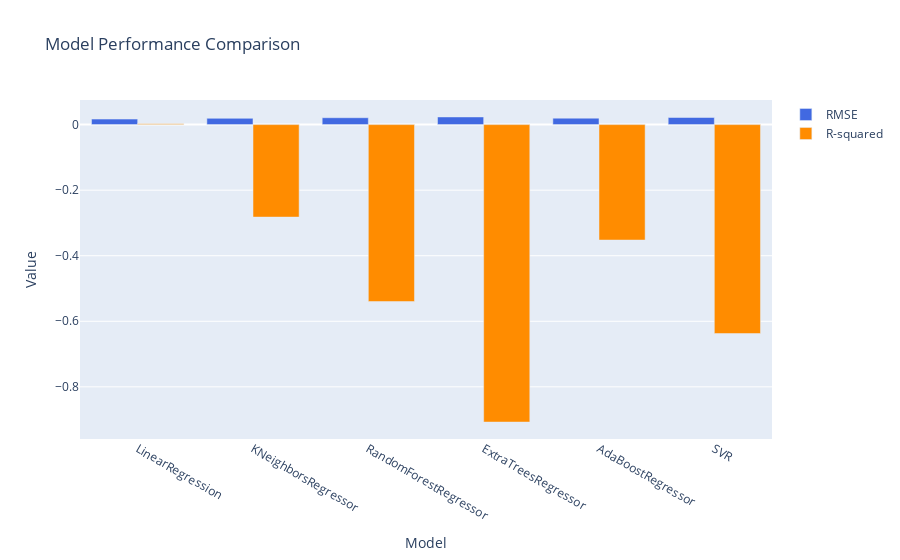

The notebook cell saved with this chart:
### Code cell
import plotly.graph_objs as go
import plotly.express as px

# Extracting data from regression_results
results = [
    {'model_name': 'LinearRegression', 'parameter_hint': 'fit_intercept', 'parameter_value': 'True/False',
     'range_hint': 'Include/Exclude the intercept in the model', 'rmse': 0.016927563443294432,
     'r_squared': 0.003016436394273736},
    {'model_name': 'KNeighborsRegressor', 'parameter_hint': 'n_neighbors', 'parameter_value': '5',
     'range_hint': '1 to 20', 'rmse': 0.01919580410643575, 'r_squared': -0.2820699374737581},
    {'model_name': 'RandomForestRegressor', 'parameter_hint': 'n_estimators', 'parameter_value': '100',
     'range_hint': '10 to 1000', 'rmse': 0.02103713014323497, 'r_squared': -0.5398275496763705},
    {'model_name': 'ExtraTreesRegressor', 'parameter_hint': 'n_estimators', 'parameter_value': '100',
     'range_hint': '10 to 1000', 'rmse': 0.023413912437426382, 'r_squared': -0.9074232757599321},
    {'model_name': 'AdaBoostRegressor', 'parameter_hint': 'n_estimators', 'parameter_value': '50',
     'range_hint': '10 to 500', 'rmse': 0.019713405162654393, 'r_squared': -0.35214228335274167},
    {'model_name': 'SVR', 'parameter_hint': 'C and epsilon', 'parameter_value': 'C=1.0, epsilon=0.2',
     'range_hint': 'C: 0.01 to 100, epsilon: 0.01 to 1', 'rmse': 0.021693314060227124,
     'r_squared': -0.6373853697348746}
]

# Create DataFrame for visualization
df_results = pd.DataFrame(results)

# Plot RMSE and R-squared
fig = go.Figure()
fig.add_trace(go.Bar(x=df_results['model_name'], y=df_results['rmse'], name='RMSE', marker_color='royalblue'))
fig.add_trace(go.Bar(x=df_results['model_name'], y=df_results['r_squared'], name='R-squared', marker_color='darkorange'))
fig.update_layout(title='Model Performance Comparison',
                  xaxis_title='Model',
                  yaxis_title='Value',
                  barmode='group')
fig.show()

### Figure 1 — Plotly figure (JSON) as saved in the notebook; plotly's stock layout.template omitted (floating-point values rounded to 4 significant figures)
{"data": [{"marker": {"color": "royalblue"}, "name": "RMSE", "type": "bar", "x": ["LinearRegression", "KNeighborsRegressor", "RandomForestRegressor", "ExtraTreesRegressor", "AdaBoostRegressor", "SVR"], "y": [0.01693, 0.0192, 0.02104, 0.02341, 0.01971, 0.02169]}, {"marker": {"color": "darkorange"}, "name": "R-squared", "type": "bar", "x": ["LinearRegression", "KNeighborsRegressor", "RandomForestRegressor", "ExtraTreesRegressor", "AdaBoostRegressor", "SVR"], "y": [0.003016, -0.2821, -0.5398, -0.9074, -0.3521, -0.6374]}], "layout": {"barmode": "group", "title": {"text": "Model Performance Comparison"}, "xaxis": {"title": {"text": "Model"}}, "yaxis": {"title": {"text": "Value"}}}}
